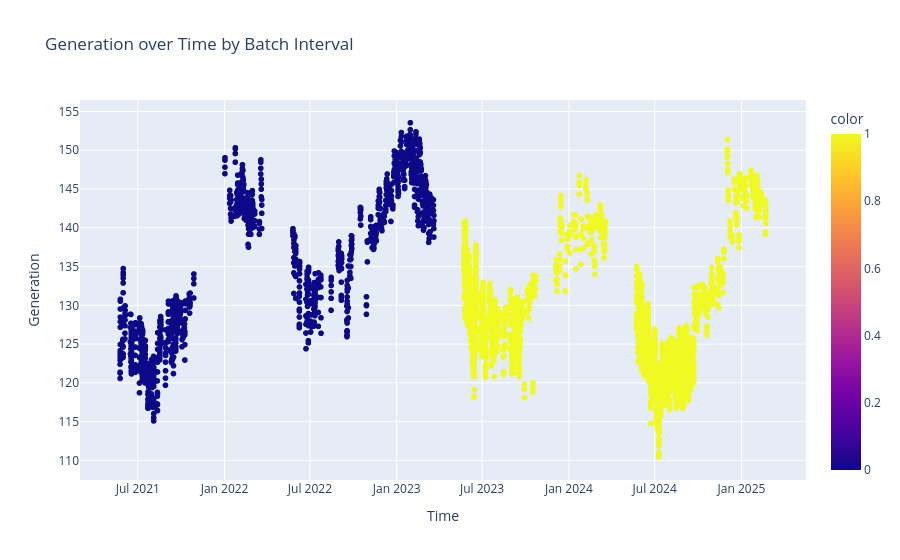

The code cell stored with this chart in its notebook:
### Code cell
import plotly.express as px

fig = px.scatter(df_m1, x="datetime", y='generation', color='color',
                title='Generation over Time by Batch Interval',
                labels={'generation': 'Generation', 'datetime': 'Time'},
                hover_data=['datetime', 'generation', 'temperature','interval_id'])
fig.show()

### Figure 1 — Plotly figure (JSON) as saved in the notebook; plotly's stock layout.template omitted (floating-point values rounded to 4 significant figures; data arrays with more than 128 entries replaced by an {"elided": "..."} marker saying what was removed)
{"data": [{"customdata": {"elided": "3672x2 float values"}, "hovertemplate": "Time=%{x}<br>Generation=%{y}<br>temperature=%{customdata[0]}<br>interval_id=%{customdata[1]}<br>color=%{marker.color}<extra></extra>", "legendgroup": "", "marker": {"color": {"elided": "3672 int values"}, "coloraxis": "coloraxis", "symbol": "circle"}, "mode": "markers", "name": "", "showlegend": false, "type": "scattergl", "x": {"elided": "3672 str values"}, "xaxis": "x", "y": {"elided": "3672 float values"}, "yaxis": "y"}], "layout": {"coloraxis": {"colorbar": {"title": {"text": "color"}}, "colorscale": [[0, "#0d0887"], [0.1111, "#46039f"], [0.2222, "#7201a8"], [0.3333, "#9c179e"], [0.4444, "#bd3786"], [0.5556, "#d8576b"], [0.6667, "#ed7953"], [0.7778, "#fb9f3a"], [0.8889, "#fdca26"], [1, "#f0f921"]]}, "legend": {"tracegroupgap": 0}, "title": {"text": "Generation over Time by Batch Interval"}, "xaxis": {"anchor": "y", "domain": [0, 1], "title": {"text": "Time"}}, "yaxis": {"anchor": "x", "domain": [0, 1], "title": {"text": "Generation"}}}}
